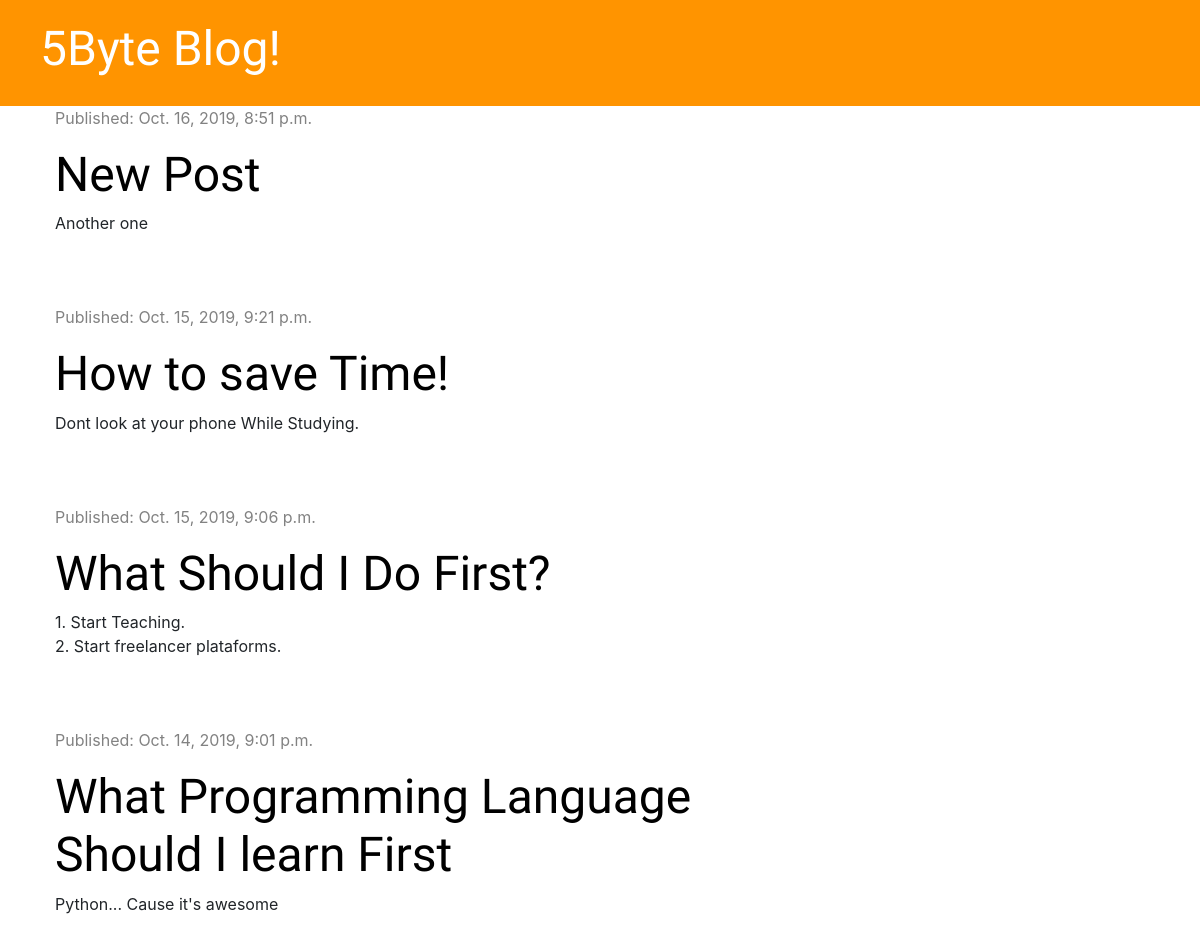
The app's page /, older data.
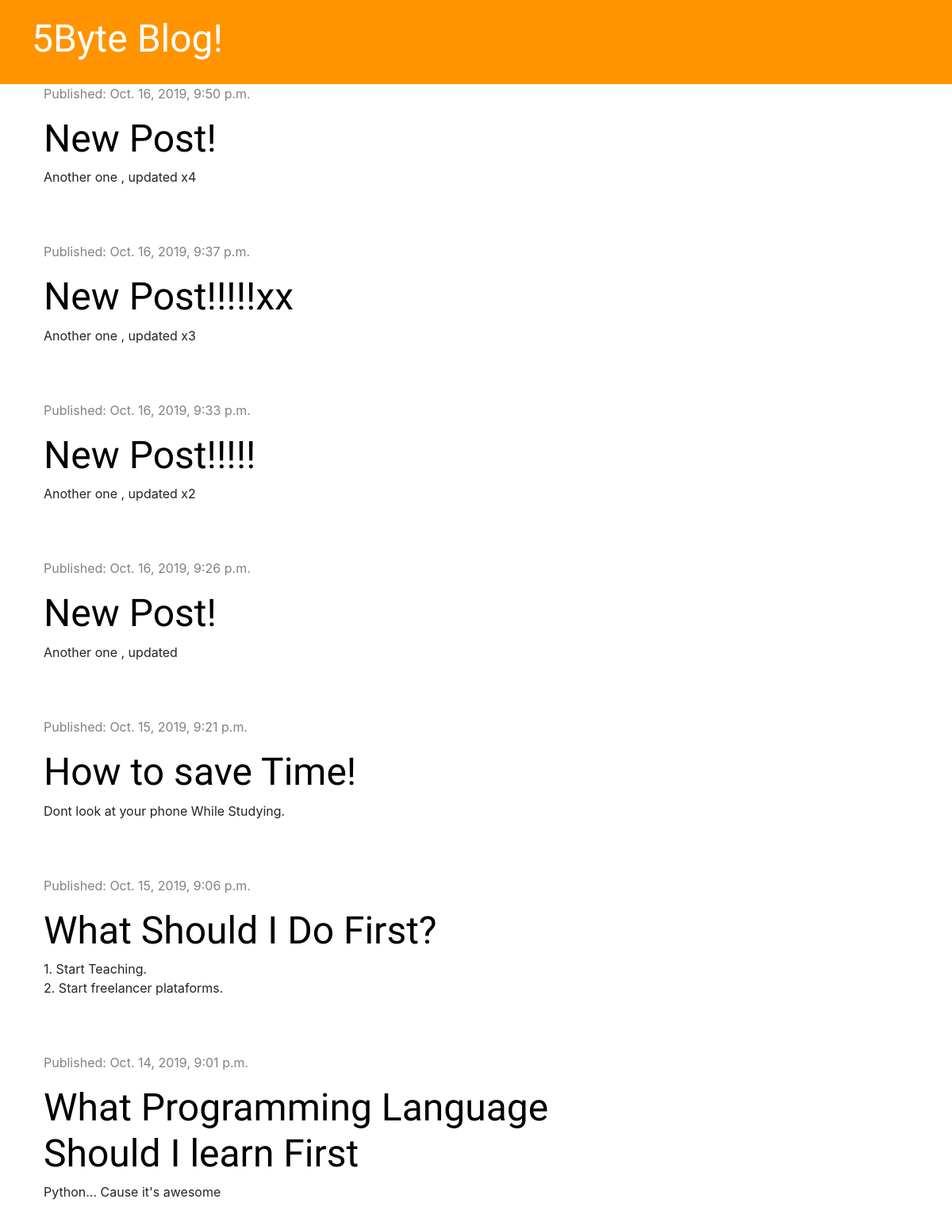
The same page, newer data.
### blog/models.py (models this page shows, shortened)
class Post(models.Model):
    author= models.ForeignKey('auth.User', on_delete=models.CASCADE)
    title= models.CharField(max_length=200)
    text=models.TextField()
    created_date= models.DateTimeField(default=timezone.now)
    published_date=models.DateTimeField(blank=True,null=True)

### blog/views.py (the view)
# urls.py: path('',views.post_list, name='post_list'),
def post_list(request):
    posts = Post.objects.filter(published_date__lte=timezone.now()).order_by('-published_date')
    stuff_for_frontent = {'posts':posts}
    return render(request, 'blog/post_list.html', stuff_for_frontent)

### blog/templates/blog/post_list.html
{% extends 'blog/base.html' %}
{% block content %}
          {%for post in posts %}
          <div class="post">
            <div class="date">
              <p>Published: {{post.published_date}}</p>
            </div>
            <h1><a href="{% url 'post_detail' pk=post.pk %}">{{post.title}}</a></h1>
            <p>{{post.text | linebreaksbr}}</p>
          </div>
          {%endfor%}
{% endblock %}

### blog/templates/blog/base.html (shortened to what this page needs)
{% load staticfiles %}
<!DOCTYPE html>
<html lang="en" dir="ltr">
  <head>
    <link href="https://stackpath.bootstrapcdn.com/bootstrap/4.3.1/css/bootstrap.min.css" rel="stylesheet">
    <link rel="stylesheet" href="https://cdnjs.cloudflare.com/ajax/libs/font-awesome/5.11.2/css/all.min.css" />
    <link rel="stylesheet" href="{% static 'css/blog.css' %}" type='text/css'>
  </head>
  <body>
    <div class="page-header">
        <h1><a href="{% url 'post_list' %}">5Byte Blog!</a></h1>
    </div>
    <div class="content container">
      <div class="row">
        <div class="col-md-8">
          {% block content %}
          {% endblock %}
        </div>
      </div>
    </div>
  </body>
</html>

### blog/static/css/blog.css (style rules this page uses)
.page-header { background-color: #ff9400; margin-top: 0; padding: 20px 20px 20px 40px; }
.page-header h1 a { color: #ffffff; font-size: 36pt; text-decoration: none; }
.content { margin-left: 40px; }
h1,h2,h3,h4 { font-family: 'Tangarine', 'Inconsolata' , 'Droid Sans', serif; font-size: 48px; }
.date { color: #828282; }
.post { margin-bottom: 70px; }
.post h1 a { color:black; }

Row changes from the older to the newer data that the page shows:
added Post: published_date "Oct. 16, 2019, 9:50 p.m.", title "New Post!", text "Another one , updated x4"
added Post: published_date "Oct. 16, 2019, 9:37 p.m.", title "New Post!!!!!xx", text "Another one , updated x3"
added Post: published_date "Oct. 16, 2019, 9:33 p.m.", title "New Post!!!!!", text "Another one , updated x2"
changed Post: published_date "Oct. 16, 2019, 8:51 p.m." → "Oct. 16, 2019, 9:26 p.m."; title "New Post" → "New Post!"; text "Another one" → "Another one , updated"
